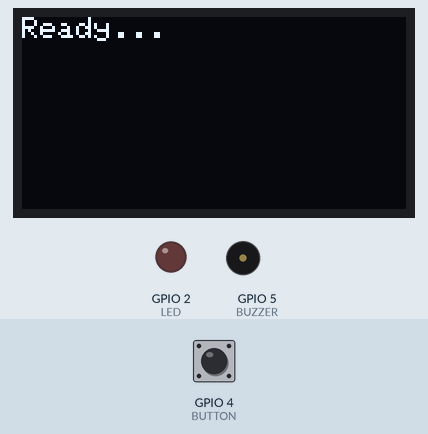
The sketch below on a simulated ESP32. Parts: 128×64 one-colour display, output pins drawn as LEDs (lit = HIGH), buzzer (waves = sounding). The inputs (shaded band) are chosen by the test bench; at power-on: GPIO 4 (BUTTON) HIGH.

Above: at 1.2 s.
1.3 s: GPIO 4 (BUTTON) pulled LOW for 0.15 s
At 2.6 s:
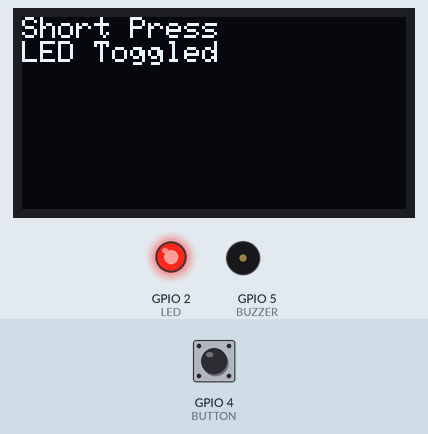
2.9 s: GPIO 4 (BUTTON) pulled LOW for 3.2 s
At 7.7 s:
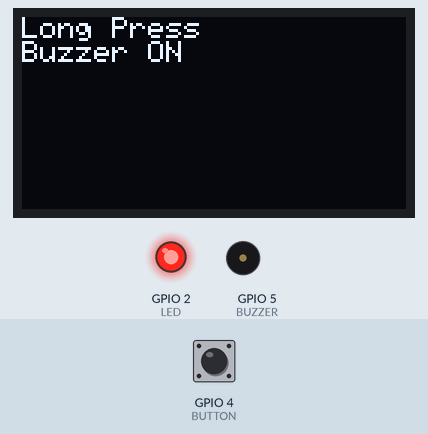
8.1 s: GPIO 4 (BUTTON) pulled LOW for 1 s
At 10.3 s:
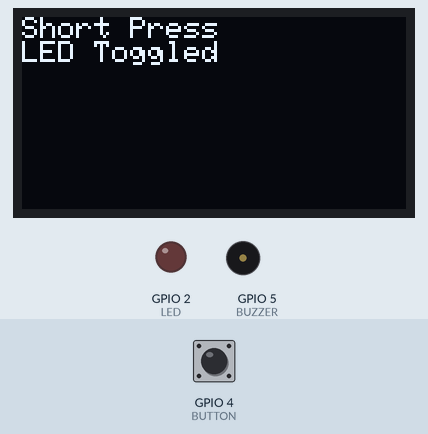
10.6 s: GPIO 4 (BUTTON) pulled LOW for 3.2 s
At 14.7 s:
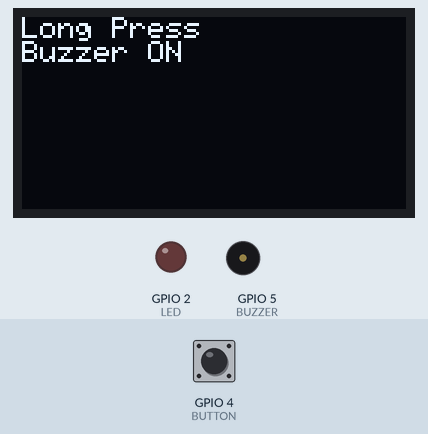
Timing chart, 0 to 16.2 s (numbered marks = the images above; inputs shaded):
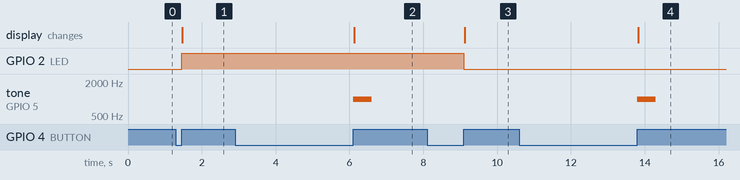

The sketch:

sketch.ino
```cpp
// Title: Button-Controlled LED and Buzzer Interaction
// Ayesha
// 23-NTU-CS-1020

#include <Wire.h>
#include <Adafruit_GFX.h>
#include <Adafruit_SSD1306.h>

#define BUTTON 4
#define LED 2
#define BUZZER 5

Adafruit_SSD1306 display(128, 64, &Wire, -1);

unsigned long pressTime = 0;
bool buttonState = false;
bool lastButtonState = false;
bool ledState = false;

void setup() {
  pinMode(BUTTON, INPUT_PULLUP);
  pinMode(LED, OUTPUT);
  pinMode(BUZZER, OUTPUT);

  display.begin(SSD1306_SWITCHCAPVCC, 0x3C);
  display.clearDisplay();
  display.setTextSize(1);
  display.setTextColor(WHITE);
  display.setCursor(0, 0);
  display.println("Ready...");
  display.display();
}

void loop() {
  buttonState = digitalRead(BUTTON) == LOW;
  if (buttonState && !lastButtonState) {
    pressTime = millis(); // button just pressed
  }
  // when button released
  if (!buttonState && lastButtonState) {
    unsigned long pressDuration = millis() - pressTime;

    display.clearDisplay();
    display.setCursor(0, 0);

    if (pressDuration < 1500) {
      // short press → toggle LED
      ledState = !ledState;
      digitalWrite(LED, ledState);
      display.println("Short Press");
      display.println("LED Toggled");
    }
    else {
      // long press → buzzer tone
      display.println("Long Press");
      display.println("Buzzer ON");
      tone(BUZZER, 1000, 500); // 1kHz tone for 0.5s
    }

    display.display();
  }

  lastButtonState = buttonState;
}
```

Measured:
- after the input at 1.3 s, GPIO 2 (LED): LOW → HIGH after 0.15 s; the display: changes after 0.18 s (image 1)
- after the input at 2.9 s, tone on GPIO 5 (BUZZER): silent → 1000 Hz after 3.2 s, → silent 0.50 s later; the display: changes after 3.2 s (image 2)
- after the input at 8.1 s, GPIO 2 (LED): HIGH → LOW after 1.0 s; the display: changes after 1.0 s (image 3)
- after the input at 10.6 s, tone on GPIO 5 (BUZZER): silent → 1000 Hz after 3.2 s, → silent 0.50 s later; the display: changes after 3.2 s (image 4)
